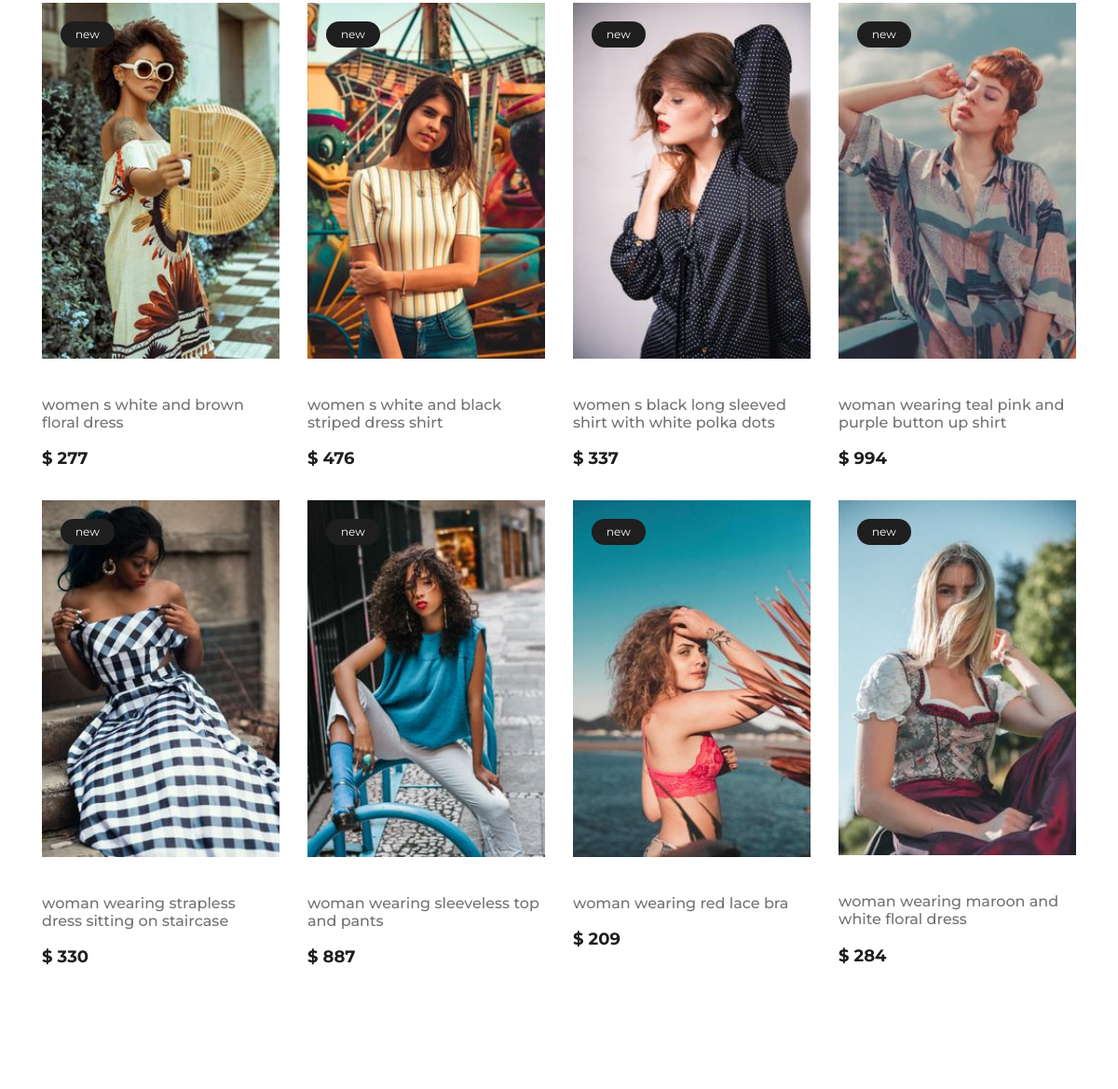
Page /categories (middle part) on the earlier database version.
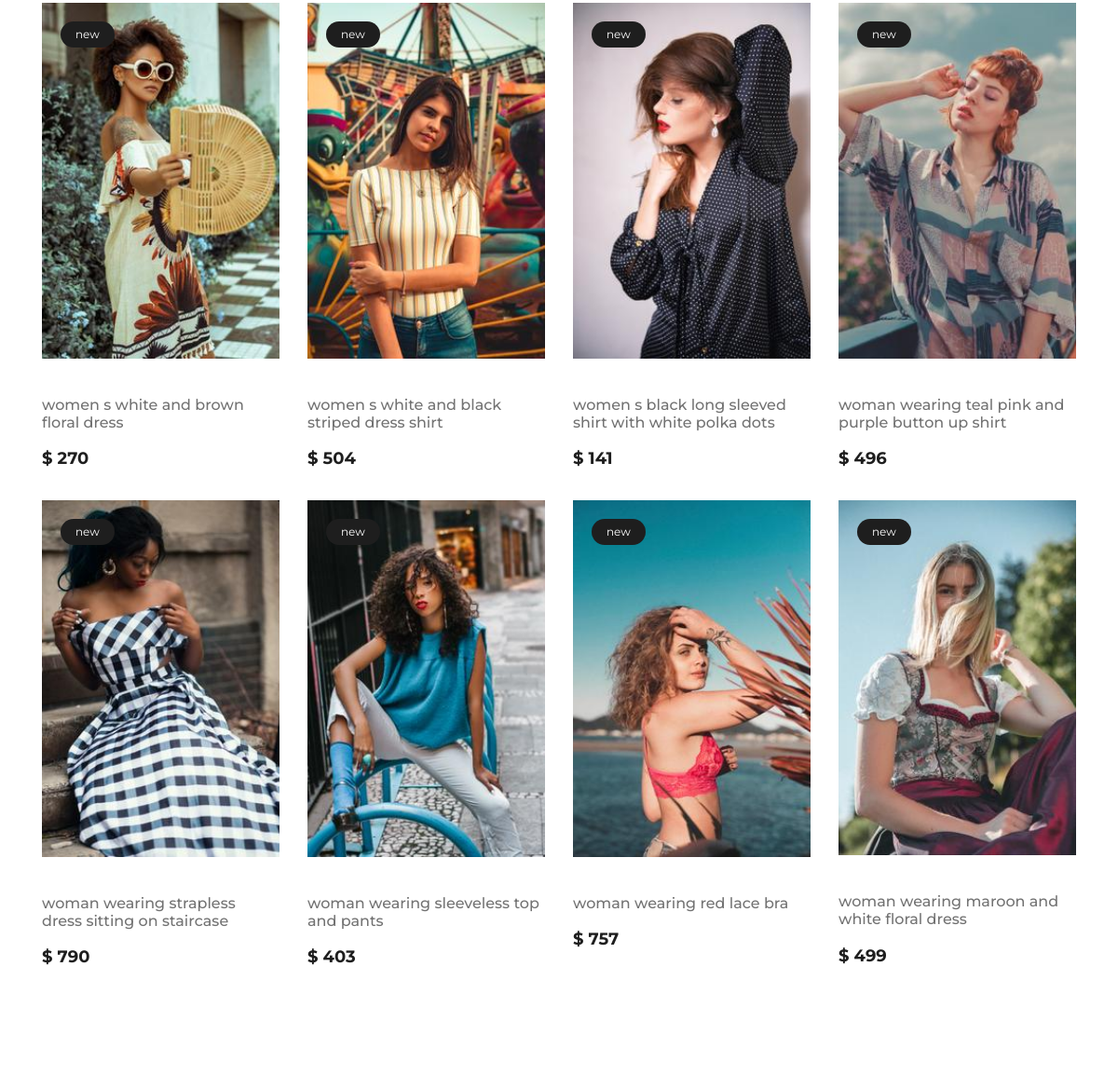
Same page on the later database version.
### fashionshop/models.py (models this page shows, shortened)
class Product(db.Model):
    id = db.Column(db.Integer, primary_key = True)
    title = db.Column(db.String(100), nullable = False)
    date_posted = db.Column(db.DateTime, nullable = False, default = datetime.utcnow)
    price = db.Column(db.Integer, nullable = False)
    description = db.Column(db.Text, nullable=False)
    image_file = db.Column(db.String(), nullable = True, default='default.jpg')
    category_id = db.Column(db.Integer, db.ForeignKey('category.id'), nullable = False)
    cartitems = db.relationship('CartItem', backref='Product', lazy = True)
    comments = db.relationship('Comment', backref='product', lazy = True)

### fashionshop/routes.py (the view)
@app.route('/categories')
def categories():
    page = request.args.get('page', 1, type = int)
    products = Product.query.order_by(Product.title.desc()).paginate(page = page, per_page = 8)
    categories = Category.query.all()
    return render_template('categories.html', title = 'Categories', products = products, categories = categories)

### fashionshop/templates/categories.html (shortened to what this page needs)
{% extends "layout.html" %}
{% block content %}
<section class="categories-page spad">
    <div class="container">
        <div class="row">
            {% for product in products.items %}
            <div class="col-lg-3 col-md-6">
                <div class="single-product-item">
                    <figure>
                        <img src="{{ url_for('static', filename='img/products/' + product.image_file) }}" alt="">
                        <div class="p-status">new</div>
                    </figure>
                    <div class="product-text">
                        <a href="{{ url_for('product', product_id = product.id)}}">
                            <h6> {{ product.title }}</h6>
                        </a>
                        <p>$ {{ product.price }}</p>
                    </div>
                </div>
            </div>
            {% endfor %}
    </div>
</section>
{% endblock content %}

Differences in the rows shown:
changed Product "women s white and brown floral dress": price "277" → "270"
changed Product "women s white and black striped dress shirt": price "476" → "504"
changed Product "women s black long sleeved shirt with white polka dots": price "337" → "141"
changed Product "woman wearing teal pink and purple button up shirt": price "994" → "496"
changed Product "woman wearing strapless dress sitting on staircase": price "330" → "790"
changed Product "woman wearing sleeveless top and pants": price "887" → "403"
changed Product "woman wearing red lace bra": price "209" → "757"
changed Product "woman wearing maroon and white floral dress": price "284" → "499"
